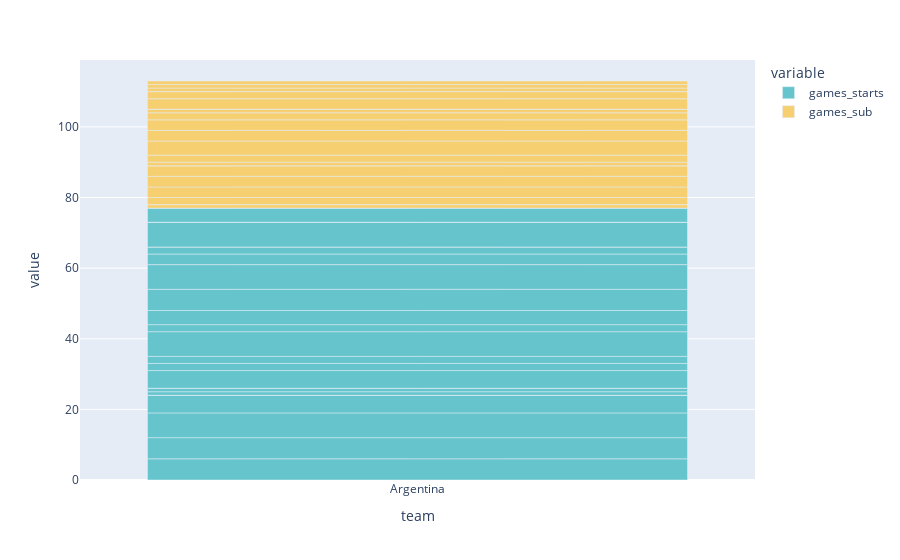

Here is the notebook cell this chart was saved with:
### Code cell
#total de partidos por jugadores 
px.bar(df_country, x = 'team', y =['games_starts', 'games_sub'], color_discrete_sequence=px.colors.qualitative.Pastel)

### Figure 1 — Plotly figure (JSON) as saved in the notebook; plotly's stock layout.template omitted (floating-point values rounded to 4 significant figures)
{"data": [{"alignmentgroup": "True", "hovertemplate": "variable=games_starts<br>team=%{x}<br>value=%{y}<extra></extra>", "legendgroup": "games_starts", "marker": {"color": "rgb(102, 197, 204)", "pattern": {"shape": ""}}, "name": "games_starts", "offsetgroup": "games_starts", "orientation": "v", "showlegend": true, "textposition": "auto", "type": "bar", "x": ["Argentina", "Argentina", "Argentina", "Argentina", "Argentina", "Argentina", "Argentina", "Argentina", "Argentina", "Argentina", "Argentina", "Argentina", "Argentina", "Argentina", "Argentina", "Argentina", "Argentina", "Argentina", "Argentina", "Argentina", "Argentina", "Argentina", "Argentina", "Argentina"], "xaxis": "x", "y": [6, 6, 7, 5, 0, 0, 1, 1, 0, 5, 2, 2, 7, 2, 4, 6, 7, 3, 2, 0, 7, 0, 0, 4], "yaxis": "y"}, {"alignmentgroup": "True", "hovertemplate": "variable=games_sub<br>team=%{x}<br>value=%{y}<extra></extra>", "legendgroup": "games_sub", "marker": {"color": "rgb(246, 207, 113)", "pattern": {"shape": ""}}, "name": "games_sub", "offsetgroup": "games_sub", "orientation": "v", "showlegend": true, "textposition": "auto", "type": "bar", "x": ["Argentina", "Argentina", "Argentina", "Argentina", "Argentina", "Argentina", "Argentina", "Argentina", "Argentina", "Argentina", "Argentina", "Argentina", "Argentina", "Argentina", "Argentina", "Argentina", "Argentina", "Argentina", "Argentina", "Argentina", "Argentina", "Argentina", "Argentina", "Argentina"], "xaxis": "x", "y": [0, 1, 0, 2, 3, 3, 3, 0, 1, 2, 4, 3, 0, 3, 2, 1, 0, 3, 0, 2, 0, 1, 1, 1], "yaxis": "y"}], "layout": {"barmode": "relative", "legend": {"title": {"text": "variable"}, "tracegroupgap": 0}, "margin": {"t": 60}, "xaxis": {"anchor": "y", "domain": [0, 1], "title": {"text": "team"}}, "yaxis": {"anchor": "x", "domain": [0, 1], "title": {"text": "value"}}}}
